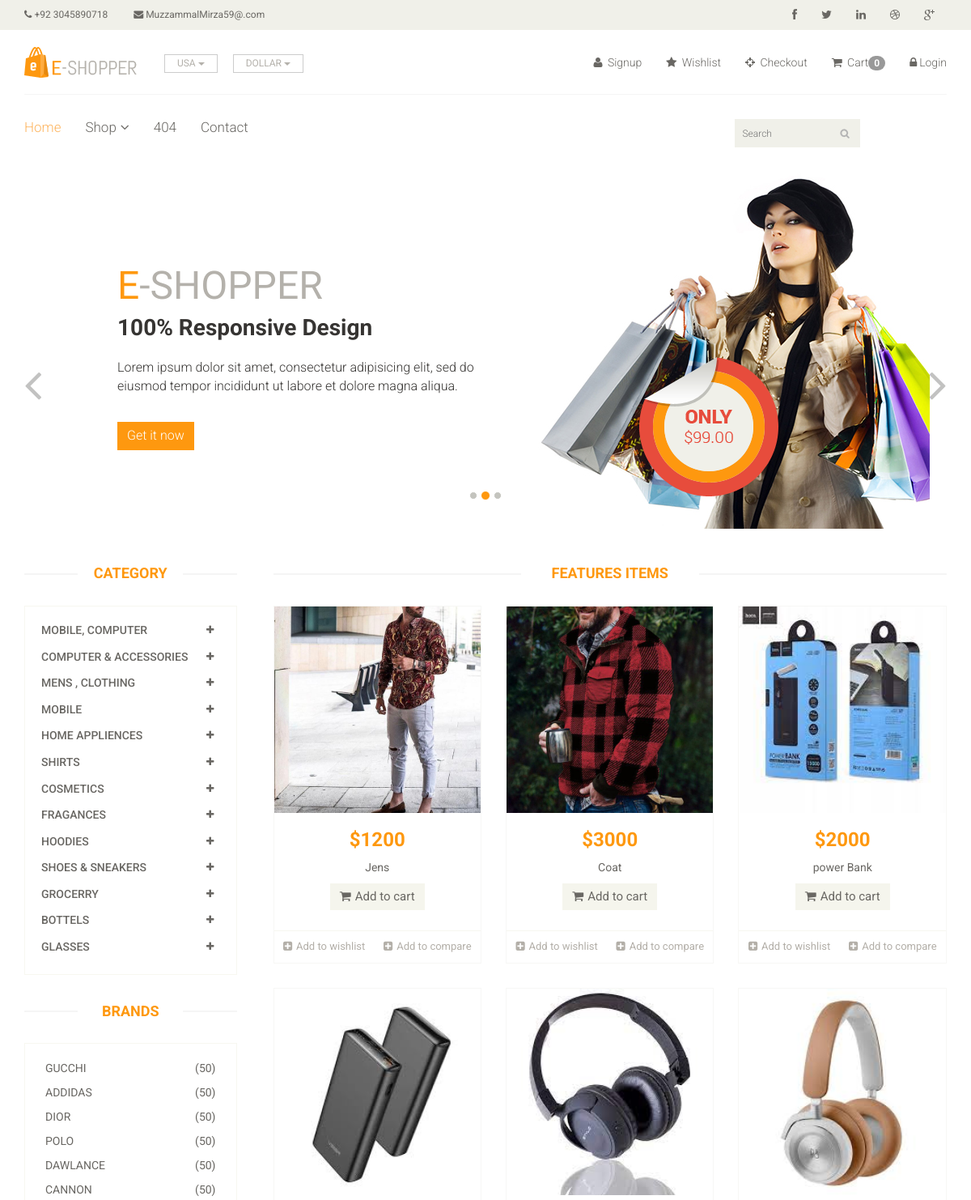
The page / (upper part) on the database its author committed.
### store/models.py (models this page shows, shortened)
class Cetagory(models.Model):
    name=models.CharField(max_length=70)

class Brand(models.Model):
    name=models.CharField(max_length=70,)

class Product(models.Model):
    Availability = (('In the stock','In the stock'),('out the stock ','Out the Stock'))
    cetagory = models.ForeignKey( Cetagory,on_delete=models.CASCADE,null=False,default='')
    sub_cetagory = models.ForeignKey(Sub_Cetagory,on_delete=models.CASCADE,null=False,default='')
    Brand = models.ForeignKey(Brand,on_delete=models.CASCADE,null=True,default='')
    image = models.ImageField(upload_to='ecommerce/pimg')
    name = models.CharField(max_length=70)
    price = models.IntegerField()
    Availability =models.CharField(choices=Availability,null=True,max_length=70)
    date = models.DateTimeField(auto_now_add=True)

### store/views.py (the view)
# urls.py: path('',views.index,name='index'),
def index(request):
    cetagory = Cetagory.objects.all()
    brand =Brand.objects.all()
    brandID = request.GET.get('brand')
    cetagoryID = request.GET.get('cetagory')
    if cetagoryID:
        product=Product.objects.filter(sub_cetagory=cetagoryID).order_by('-id')
    elif brandID:
        product = Product.objects.filter(Brand=brandID).order_by('-id')
    else:
        product =Product.objects.all()
    return render(request,'index.html',{'pro':cetagory,'duct':product,'brand':brand,'product':product})

### store/templates/index.html (shortened to what this page needs)
{% extends 'base.html'%}
{% block body %}
{% load static %}
<section id="slider">
		<div class="container">
			<div class="row">
				<div class="col-sm-12">
					<div id="slider-carousel" class="carousel slide" data-ride="carousel">
						<ol class="carousel-indicators">
							<li data-target="#slider-carousel" data-slide-to="0" class=""></li>
							<li data-target="#slider-carousel" data-slide-to="1" class="active"></li>
							<li data-target="#slider-carousel" data-slide-to="2" class=""></li>
						</ol>
						<div class="carousel-inner">
							<div class="item active">
								<div class="col-sm-6">
									<h1><span>E</span>-SHOPPER</h1>
									<h2>100% Responsive Design</h2>
									<p>Lorem ipsum dolor sit amet, consectetur adipisicing elit, sed do eiusmod tempor incididunt ut labore et dolore magna aliqua. </p>
									<button type="button" class="btn btn-default get">Get it now</button>
								</div>
								<div class="col-sm-6">
									<img src="{% static 'images/home/girl2.jpg'%}" class="girl img-responsive" alt="">
									<img src="{% static 'images/home/pricing.png'%}" class="pricing" alt="">
								</div>
							</div>
						</div>
						<a href="#slider-carousel" class="left control-carousel hidden-xs" data-slide="prev">
							<i class="fa fa-angle-left"></i>
						</a>
						<a href="#slider-carousel" class="right control-carousel hidden-xs" data-slide="next">
							<i class="fa fa-angle-right"></i>
						</a>
					</div>
				</div>
			</div>
		</div>
	</section>
<section>
		<div class="container">
			<div class="row">
				<div class="col-sm-3">
					<div class="left-sidebar">
						<h2>Category</h2>
						<div class="panel-group category-products" id="accordian">
							{% for cart in pro %}
							<div class="panel panel-default">
								<div class="panel-heading">
									<h4 class="panel-title">
										<a data-toggle="collapse" data-parent="#accordian" href="#{{cart.id}}">
											<span class="badge pull-right"><i class="fa fa-plus"></i></span>
											{{cart.name}}
										</a>
									</h4>
								</div>
							</div>
							{% endfor %}
						</div>
						<div class="brands_products">
							<h2>Brands</h2>
							<div class="brands-name">
								{% for i in brand %}
								<ul class="nav nav-pills nav-stacked">
									<li><a href="/?brand={{i.id}}"> <span class="pull-right">(50)</span>{{ i.name }}</a></li>
									{% endfor %}
								</ul>
							</div>
						</div>
					</div>
				</div>
				<div class="col-sm-9 padding-right">
					<div class="features_items">
						<h2 class="title text-center">Features Items</h2>
						{% for product in duct %}
						<div class="col-sm-4">
							<div class="product-image-wrapper">
								<div class="single-products">
										<div class="productinfo text-center">
											<img src="{{product.image}}" alt="" />
											<h2>${{product.price}}</h2>
											<p>{{product.name}}</p>
											<a href="{% url 'cart_add' product.id %}" class="btn btn-default add-to-cart"><i class="fa fa-shopping-cart"></i>Add to cart</a>
										</div>
										<div class="product-overlay">
											<div class="overlay-content">
											</div>
										</div>
								</div>
								<div class="choose">
									<ul class="nav nav-pills nav-justified">
										<li><a href="#"><i class="fa fa-plus-square"></i>Add to wishlist</a></li>
										<li><a href="#"><i class="fa fa-plus-square"></i>Add to compare</a></li>
									</ul>
								</div>
							</div>
						</div>
						{% endfor %}
					</div>
				</div>
			</div>
		</div>
	</section>
{% endblock %}

### store/templates/base.html (shortened to what this page needs)
{% load static %}
<!DOCTYPE html>
<html lang="en">
<head>
   <link href="{% static 'css/bootstrap.min.css'%}" rel="stylesheet">
    <link href="{% static 'css/font-awesome.min.css'%}" rel="stylesheet">
    <link href="{% static 'css/prettyPhoto.css'%}" rel="stylesheet">
    <link href="{% static 'css/price-range.css'%}" rel="stylesheet">
    <link href="{% static 'css/animate.css'%}" rel="stylesheet">
	<link href="{% static 'css/main.css'%}" rel="stylesheet">
	<link href="{% static 'css/responsive.css'%}" rel="stylesheet">
</head>
<body>
<header id="header">
		<div class="header_top">
			<div class="container">
				<div class="row">
					<div class="col-sm-6">
						<div class="contactinfo">
							<ul class="nav nav-pills">
								<li><a href="#"><i class="fa fa-phone"></i> +92 3045890718</a></li>
								<li><a href="#"><i class="fa fa-envelope"></i> MuzzammalMirza59@.com</a></li>
							</ul>
						</div>
					</div>
					<div class="col-sm-6">
						<div class="social-icons pull-right">
							<ul class="nav navbar-nav">
								<li><a href="www.facebook.com"><i class="fa fa-facebook"></i></a></li>
								<li><a href="www.twitter.com"><i class="fa fa-twitter"></i></a></li>
								<li><a href="www.Linkedin.com"><i class="fa fa-linkedin"></i></a></li>
								<li><a href="www.Dribble.com"><i class="fa fa-dribbble"></i></a></li>
								<li><a href="www.Google.com"><i class="fa fa-google-plus"></i></a></li>
							</ul>
						</div>
					</div>
				</div>
			</div>
		</div>
		<div class="header-middle">
			<div class="container">
				<div class="row">
					<div class="col-sm-4">
						<div class="logo pull-left">
							<a href="index.html"><img src="{% static 'images/home/logo.png'%}" alt="" /></a>
						</div>
						<div class="btn-group pull-right">
							<div class="btn-group">
								<button type="button" class="btn btn-default dropdown-toggle usa" data-toggle="dropdown">
									USA
									<span class="caret"></span>
								</button>
							</div>
							<div class="btn-group">
								<button type="button" class="btn btn-default dropdown-toggle usa" data-toggle="dropdown">
									DOLLAR
									<span class="caret"></span>
								</button>
							</div>
						</div>
					</div>
					<div class="col-sm-8">
						<div class="shop-menu pull-right">
							<ul class="nav navbar-nav">
								<li><a href="{% url 'signup'%}"><i class="fa fa-user"></i> Signup</a></li>
								<li><a href="#"><i class="fa fa-star"></i> Wishlist</a></li>
								<li><a href="{% url 'detail'%}"><i class="fa fa-crosshairs"></i> Checkout</a></li>
								<li><a href="{% url 'cart_detail'%}"><i class="fa fa-shopping-cart"></i> Cart<span class="badge badge-secondary">{{request.session.cart|length}}</span></h6></a></li>
								{% if request.user.is_authenticated %}
								<li><a href="{% url 'logout'%}"><i class="fa fa-lock">Logout</a></li>
								{% else %}
								<li><a href="{% url 'login'%}"><i class="fa fa-lock"></i>Login</a></li>
								{% endif %}
							</ul>
						</div>
					</div>
				</div>
			</div>
		</div>
		<div class="header-bottom">
			<div class="container">
				<div class="row">
					<div class="col-sm-9">
						<div class="mainmenu pull-left">
							<ul class="nav navbar-nav collapse navbar-collapse">
								<li><a href="{% url 'index'%}" class="active">Home</a></li>
								<li class="dropdown"><a href="#">Shop<i class="fa fa-angle-down"></i></a>
                                </li>
								<li><a href="404.html">404</a></li>
								<li><a href="{% url 'contact'%}">Contact</a></li>
							</ul>
						</div>
					</div>
					<div class="col-sm-3">
						<form method="GET" action="/search/">
							<div class="search_box  pull_right">
								<input type="text" name="query" placeholder="Search">
							</div>
						</form>
					</div>
				</div>
			</div>
		</div>
	</header>
{% block body %}
{% endblock %}
</body>
</html>

### rows shown on the page
Cetagory: name "MOBILE, COMPUTER"
Cetagory: name "COMPUTER & ACCESSORIES"
Cetagory: name "MENS , CLOTHING"
Cetagory: name "MOBILE"
Cetagory: name "HOME APPLIENCES"
Cetagory: name "SHIRTS"
Cetagory: name "COSMETICS"
Cetagory: name "FRAGANCES"
Cetagory: name "HOODIES"
Cetagory: name "SHOES & SNEAKERS"
Cetagory: name "GROCERRY"
Cetagory: name "BOTTELS"
Cetagory: name "GLASSES"
Brand: name "GUCCHI"
Brand: name "ADDIDAS"
Brand: name "DIOR"
Brand: name "POLO"
Brand: name "DAWLANCE"
Brand: name "CANNON"
Product: image (picture), price "1200", name "Jens"
Product: image (picture), price "3000", name "Coat"
Product: image (picture), price "2000", name "power Bank"
Product: image (picture)
Product: image (picture)
Product: image (picture)

### other values the page prints
{{ request.session.cart|length }} "0"
